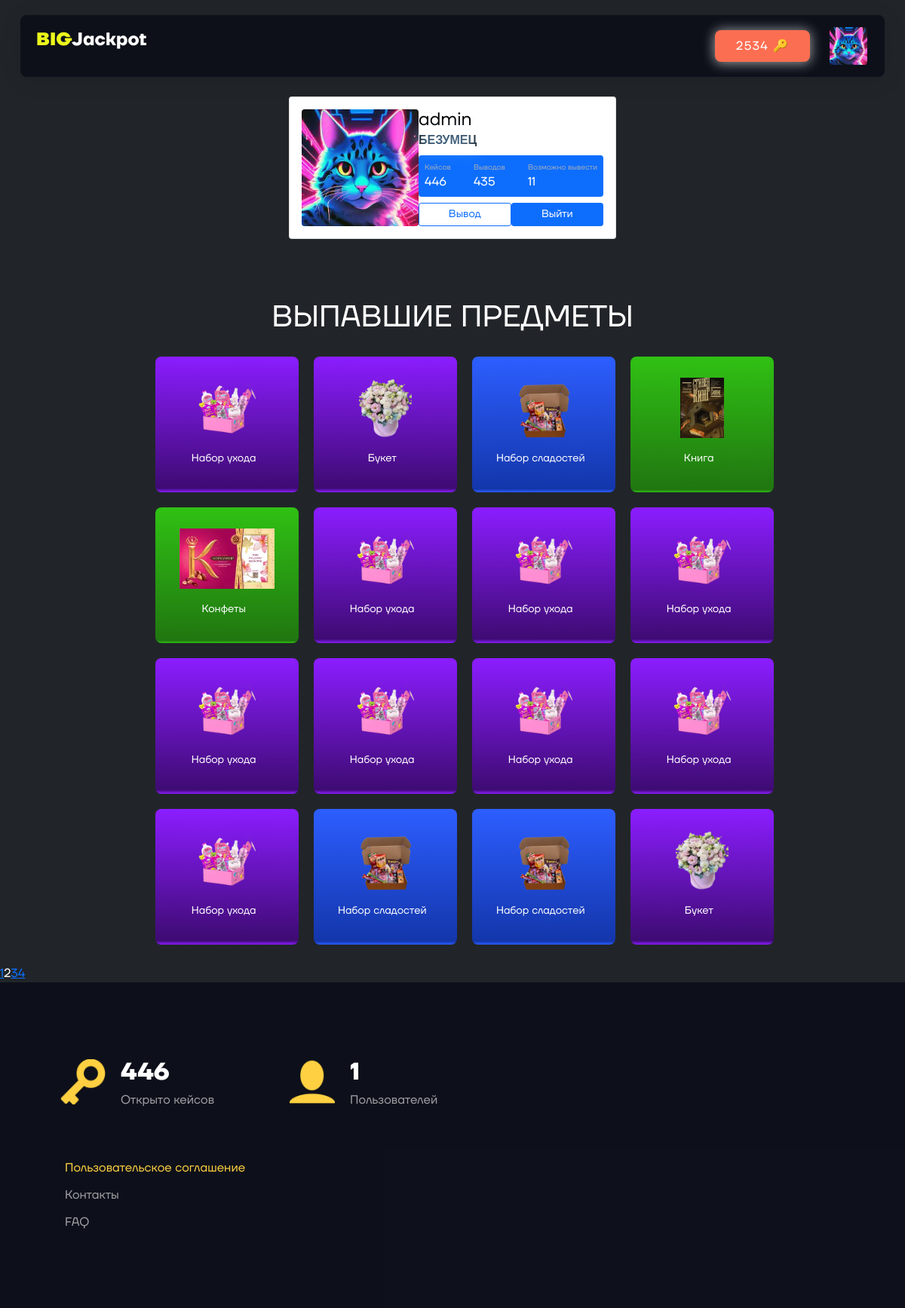
/profile/1/?page=2 (signed in), run on the app's committed database.
### profiles/models.py (models this page shows, shortened)
class UserProfile(models.Model):
    def default_avatar_path():
        return 'profile/default.jpg'
    user = models.OneToOneField(User, on_delete=models.CASCADE, related_name='profile', verbose_name='Пользователь')
    image_profiles = ResizedImageField(
        verbose_name='Аватар', force_format="WEBP", quality=75, upload_to="profiles/avatars", default=default_avatar_path)
    keys_count = models.IntegerField(default=0, verbose_name='Количество ключей')
    class Meta:
        verbose_name = 'Игровой профиль'
        verbose_name_plural = 'Игровые профили'

### case/models.py (models this page shows, shortened)
class Item(models.Model):
    name = models.CharField(max_length=100, verbose_name='Наименование')
    img = ResizedImageField(
        verbose_name='Изображение', force_format="WEBP", quality=75, upload_to="items")
    quantity = models.IntegerField(verbose_name='Количество')
    chance = models.FloatField(default=0.0, verbose_name='Шанс выпадения')
    cases = models.ManyToManyField(Case, related_name='items', verbose_name='Кейсы')
    rare = models.IntegerField(choices=[(i, i) for i in range(1, 7)], verbose_name='Редкость', default=1)
    users = models.ManyToManyField(User, through='UserItem')
    class Meta:
        verbose_name = 'Предмет'
        verbose_name_plural = 'Предметы'

### profiles/views.py (the view)
# urls.py: path('profile/<int:user_id>/', profile_view, name='profile'),
@login_required
def profile_view(request, user_id):
    profile_user = get_object_or_404(User, id=user_id)
    items = Item.objects.filter(users=profile_user).order_by('-useritem__received_at')
    user_items_conclusion_false = UserItem.objects.filter(user=profile_user, conclusion=True).order_by('item__id').count()
    paginator = Paginator(items, 16)
    page_number = request.GET.get('page')
    page_obj = paginator.get_page(page_number)
    user_items_count = items.count()
    total = user_items_count - user_items_conclusion_false
    data = {
        'total': total,
        'user_items_count': user_items_count,
        'items_conclusion': user_items_conclusion_false,
        'page_obj': page_obj,
        'profile_user': profile_user
    }
    data['user_items'] = UserItem.objects.all().count()
    data['user_count'] = User.objects.all().count()
    data['keys_count'] = profile_user.profile.keys_count
    return render(request, 'main/profile.html', context=data)

### templates/main/profile.html (shortened to what this page needs)
<!DOCTYPE html>
<html lang="en">
<head>
    {% load static %}
    <link rel="stylesheet" type="text/css" href="{% static 'css/profile.css' %}">
    <link rel="stylesheet" type="text/css" href="https://cdn.jsdelivr.net/npm/bootstrap@5.0.0-alpha1/dist/css/bootstrap.min.css">
    <link rel="stylesheet" type="text/css" href="https://cdn.jsdelivr.net/npm/bootstrap@5.0.0-alpha1/dist/js/bootstrap.bundle.min.js">
    <link rel="stylesheet" type="text/css" href="https://cdnjs.cloudflare.com/ajax/libs/jquery/3.2.1/jquery.min.js">
    <link rel="stylesheet" type="text/css" href="https://cdnjs.cloudflare.com/ajax/libs/font-awesome/4.7.0/css/font-awesome.min.css">
    <link rel="stylesheet" type="text/css" href="{% static 'css/header.css' %}">
    <link rel="stylesheet" type="text/css" href="{% static 'css/rare.css' %}">
    <link rel="stylesheet" href="{% static 'case/style.css' %}">
    <link rel="stylesheet" type="text/css" href="{% static 'css/style-button.css' %}">
    <link rel="stylesheet" type="text/css" href="{% static 'css/stylesHome.css' %}">
</head>
<body>
    {% include 'main/module/header.html' %}
    <div class="container mt-5 d-flex justify-content-center">
        <div class="card p-3">
            <div class="d-flex align-items-center">
                <div class="image">
            <img src="{{ user.profile.image_profiles.url }}" class="rounded" width="155" >
            </div>
            <div class="ml-3 w-100">
               <h4 class="mb-0 mt-0" style="color: black !important;">{{ user.username }}</h4>
               <span class='pouring' style="color: black !important;" >Безумец</span>
               <div class="p-2 mt-2 bg-primary d-flex justify-content-between rounded text-white stats">
                <div class="d-flex flex-column">
                    <span class="articles">Кейсов</span>
                    <span class="number1">{{ user_items_count }}</span>
                </div>
                <div class="d-flex flex-column">
                    <span class="followers">Выводов</span>
                    <span class="number2">{{ items_conclusion }}</span>
                </div>
                <div class="d-flex flex-column">
                    <span class="rating">Возможно вывести</span>
                    <span class="number3">{{ total }}</span>
                </div>
               </div>
               <div class="button mt-2 d-flex flex-row align-items-center">
                <button id="sendMessageBtn" class="btn btn-sm btn-outline-primary w-100 vivod">Вывод</button>
                <button class="btn btn-sm btn-primary w-100 ml-2" onclick="location.href='{% url 'logout' %}?next=/profile'">Выйти</button>
               </div>
            </div>
            </div>
        </div>
     </div>
     <div class="info_case">
        <h1>Выпавшие предметы</h1>
        <div class="list_items_mini">
            <ul class="list_new_items">
                {% for item in page_obj %}
                    <li data-item="{{ item.name }}" class="list__item gradient_{{ item.rare }}">
                        <div class="img_items">
                            <img class='img_card' src="{{ item.img.url }}" alt="{{ item.name }}">
                        </div>
                        <div class="title_items">
                            <p>{{ item.name }}</p>
                        </div>
                    </li>
                {% endfor %}
            </ul>
        </div>
    </div>
    <div class="pagination">
        {% for i in page_obj.paginator.page_range %}
        {% if page_obj.number == i %}
        <span class="current-page">{{ i }}</span>
        {% elif i > page_obj.number|add:"-3" and i < page_obj.number|add:"3" %} <a href="?page={{ i }}">{{ i }}</a>
            {% endif %}
            {% endfor %}
    </div>
    {% include 'main/module/footer.html' %}
</body>
</html>

### templates/main/module/header.html
{% load static %}
<header class="top-menu">
    <div class="style-header">
        <a href="/" class="home_link"><p><b>big</b>Jackpot</p></a>
        <div class="button_style style_1">
            {% if request.user.is_authenticated %}
                <a href="{{ settings.SITE_URL }}/paymants/">
                    <button id="button" class="style-buttons style_key" type="button">{{ keys_count }} 🔑</button>
                </a>
                <a href="{% url 'profile' user.id %}" class="userbar__user">
                    <img src="{{ user.profile.image_profiles.url }}" class="rounded" width="50" height="50">
                </a>
            {% else %}
                <a href="{% url 'login' %}">
                    <button id="button" class="style-buttons" type="button">войти</button>
                </a>
            {% endif %}
        </div>
    </div>
</header>

### static/css/profile.css (style rules this page uses)
body { background-color:#B3E5FC; border-radius: 10px; background-color:#212529 !important; }
.card { width: 400px; border: none; border-radius: 10px; margin-top: 10vh; background-color: #fff; }
.stats { background: #f2f5f8 !important; color: #000 !important; }
.articles { font-size:10px; color: #a1aab9; }
.number1 { font-weight:500; }
.followers { font-size:10px; color: #a1aab9; }
.number2 { font-weight:500; }
.rating { font-size:10px; color: #a1aab9; }
.number3 { font-weight:500; }
.pouring { font-size: 16px; font-family: Verdana, sans-serif; font-weight: 900; position: relative; background: white; overflow: hidden; text-transform: uppercase; text-align: center; }
.pouring:before { content: ''; position: absolute; filter: blur(10px); top: 0; left: 0; width: 100%; height: 100%; mix-blend-mode: screen; background-image: repeating-linear-gradient(-45deg, transparent, transparent 1em, #BFE2FF 1em, #337AB7 50%), repeating-linear-gradient(45deg, #337AB7, #337AB7 1em, #FFF 1em, #BFE2FF 50%); background-size: 3em 3em, 2em 2em; animation-name: ani; animation-duration: 10s; animation-timing-function: linear; animation-iteration-count: infinite; animation-direction: alternate; }

### static/css/header.css (style rules this page uses)
html * { font-family: 'TT Firs Neue', sans-serif; }
body { margin: 0; }
h1 { text-transform: uppercase; color: white; }
.top-menu { display: flex; justify-content: center; }
.style-header { position: fixed; z-index: 999; display: flex; justify-content: space-between; align-items: center; width: 92%; max-height: 80px; height: 100%; border-radius: 8px; margin: 20px 0; padding: 0 20px; background: var(--pixel-color-header); box-shadow: 0 4px 30px rgba(0, 0, 0, 0.1); backdrop-filter: blur(7.8px); -webkit-backdrop-filter: blur(7.8px); border: 1px solid rgba(13, 16, 26, 1); }
.style-header p { color: #FFFFFF; font-size: 1.5rem; font-weight: 700; }
.style-header p b { color: #ebf61b; text-transform: uppercase; }
.button_style { display: flex; max-height: 45px; height: 100%; width: 100%; justify-content: center; }
.style_1 { display: flex; justify-content: flex-end; align-items: center; }
.style_key { margin: 1.5rem; }
.home_link { text-decoration : none; width: 100%; }
.userbar__user { border-radius: 10px; cursor: pointer; border: 2px solid transparent; }

### static/css/rare.css (style rules this page uses)
.gradient, .gradient_6, .gradient_5,.gradient_4, .gradient_3,.gradient_2, .gradient_1 { width: 200px; height: 200px; border-radius: 8px; }
.gradient_4 { background: linear-gradient(0deg, #8b1dff 0%, #3e0b73 3%, #8b1dff 100%); }
.gradient_3 { background: linear-gradient(0deg, #2d5eff 0%, #1336ab 2.5%, #2d5eff 100%); }
.gradient_2 { background: linear-gradient(0deg, #30c114 0%, #207610 2%, #30c114 100%); }

### static/case/style.css (style rules this page uses)
* { margin: 0; padding: 0; font-family: sans-serif; box-sizing: content-box; }
body { min-height: 100vh; background: #12141F; color: white; }
.list__item { display: flex; flex-direction: column; align-items: center; }
.list__item p { font-size: 0.875rem; text-align: center; }
.list_new_items { display: flex; flex-wrap: wrap; justify-content: center; padding-top: 10px; }
.list_new_items li { height: 180px; width: 190px; padding: 10px; margin: 10px; box-sizing: border-box; }
.list_items_mini { display: flex; width: 100%; max-width: 1051px; }
.title_items { align-items: center; display: flex; justify-content: space-between; margin-top: 10px; margin-right: 5%; margin-bottom: 5%; }
.img_items { margin-top: 18px; height: 200px; object-fit: cover; object-position: center; }
.img_card { width: 100%; height: 100%; max-height: 80px; }
.info_case { display: flex; flex-direction: column; align-items: center; margin-top: 10vh; }

### static/css/style-button.css (style rules this page uses)
.style-buttons { padding: 11px 28px; border-radius: 8px; border: none; box-shadow: 0px 1px 16px 1px rgba(255, 255, 255, 0.6); line-height: 1.25; background: #FC6E51; text-decoration: none; color: white; font-size: 1rem; letter-spacing: 0.08em; text-transform: uppercase; transition: background-color .6s ease; overflow: hidden; }

### static/css/stylesHome.css (style rules this page uses)
:root { --pixel-color-header: rgba(13, 16, 26, 0.96); --pixel-color-yelow: #FFD041; }

### data on the page
Item: img (picture), name "Набор ухода"
Item: img (picture), name "Букет"
Item: img (picture), name "Набор сладостей"
Item: img (picture), name "Книга"
Item: img (picture), name "Конфеты"

### other printed values
{{ keys_count }} "2534"
{{ user.username }} "admin"
{{ user_items_count }} "446"
{{ items_conclusion }} "435"
{{ total }} "11"
{{ i }} "1" "3" "4"
{{ i }} "2"
{{ user_items }} "446"
{{ user_count }} "1"
